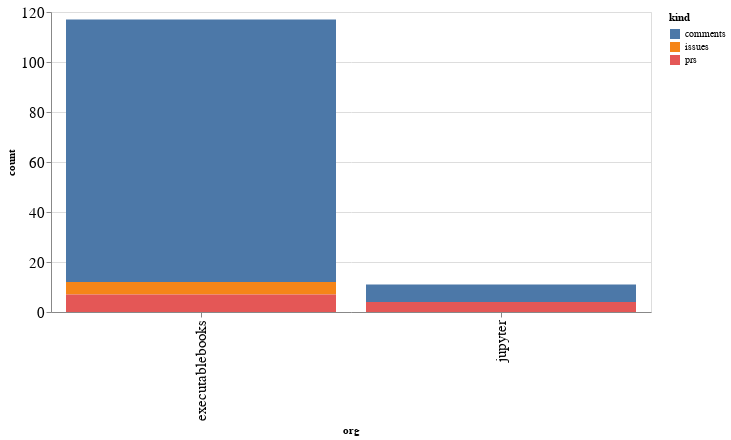

The notebook cell this image was saved under:
### Code cell
alt.Chart(org_summaries, width=600).mark_bar().encode(
    x='org',
    y='count',
    color='kind',
    tooltip="org"
)

### Figure 1 — Vega-Lite specification as saved in the notebook (floating-point values rounded to 4 significant figures)
{"config": {"axisLeft": {"labelFontSize": 15}, "axisBottom": {"labelFontSize": 15}}, "data": {"name": "data-ac7c00054d8ebd6cd067d9fa4b36e02e"}, "mark": "bar", "encoding": {"color": {"type": "nominal", "field": "kind"}, "tooltip": {"type": "nominal", "field": "org"}, "x": {"type": "nominal", "field": "org"}, "y": {"type": "quantitative", "field": "count"}}, "width": 600, "$schema": "https://vega.github.io/schema/vega-lite/v4.8.1.json", "datasets": {"data-ac7c00054d8ebd6cd067d9fa4b36e02e": [{"org": "executablebooks", "kind": "comments", "count": 105}, {"org": "executablebooks", "kind": "issues", "count": 5}, {"org": "executablebooks", "kind": "prs", "count": 7}, {"org": "jupyter", "kind": "comments", "count": 7}, {"org": "jupyter", "kind": "prs", "count": 4}]}}
